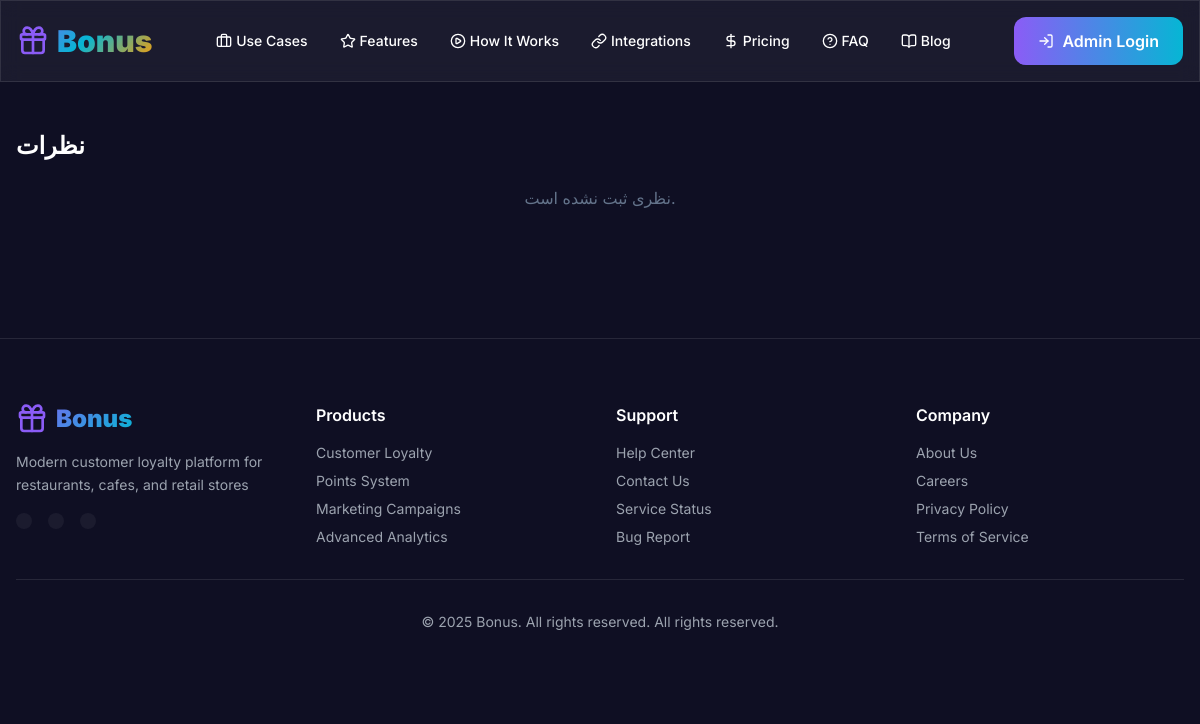
The app's page /partners/reviews/ (signed in), older data.
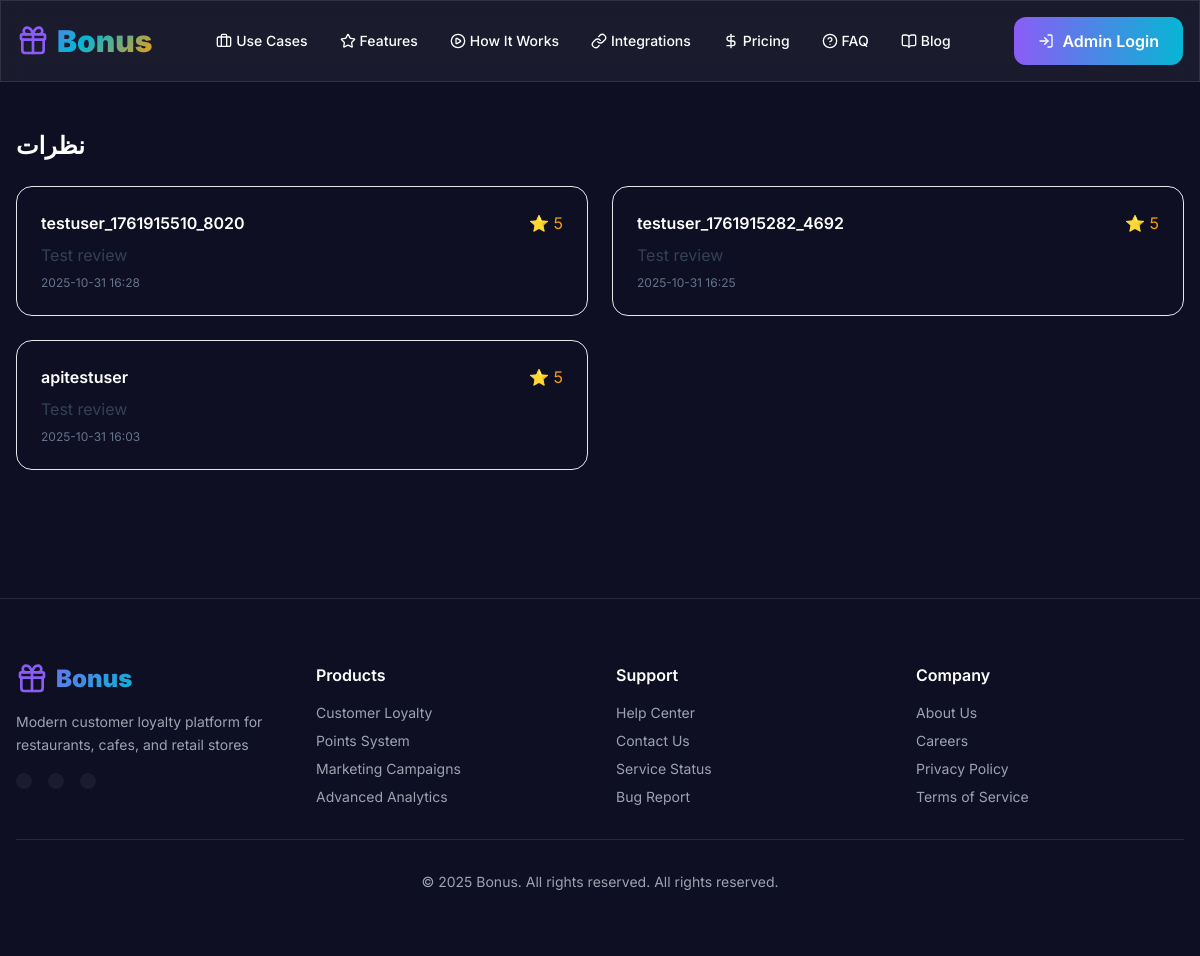
The same page, newer data.
### reviews/models.py (models this page shows, shortened)
class Review(models.Model):
    business = models.ForeignKey(Business, on_delete=models.CASCADE, related_name="reviews")
    customer = models.ForeignKey(Customer, on_delete=models.CASCADE, related_name="reviews")
    rating = models.PositiveSmallIntegerField()
    comment = models.TextField(blank=True)
    created_at = models.DateTimeField(auto_now_add=True)
    class Meta:
        unique_together = ("business", "customer")
        ordering = ("-created_at",)

### loyalty/models.py (models this page shows, shortened)
class Customer(models.Model):
    user = models.OneToOneField(settings.AUTH_USER_MODEL, on_delete=models.CASCADE)
    phone = models.CharField(max_length=32, blank=True)

### partners/views.py (the view)
# urls.py: path("reviews/", views.reviews_list, name="reviews_list"),
@login_required
def reviews_list(request):
    business = _get_active_business(request)
    reviews = Review.objects.filter(business=business).select_related("customer", "customer__user").order_by("-created_at") if business else []
    return render(request, "partners/reviews_list.html", {"business": business, "reviews": reviews})

### partners/views.py (called while the page is built)
def _get_active_business(request):
    business_id = request.session.get("active_business_id")
    if business_id:
        return Business.objects.filter(id=business_id, owner=request.user).first()
    return Business.objects.filter(owner=request.user).first()

### templates/partners/reviews_list.html (shortened to what this page needs)
{% extends 'base.html' %}
{% block content %}
<div class="max-w-7xl mx-auto px-4 py-12">
  <h1 class="text-2xl font-bold">نظرات</h1>
  <div class="mt-6 grid md:grid-cols-2 gap-6">
    {% for r in reviews %}
      <div class="p-6 rounded-2xl border">
        <div class="flex items-center justify-between">
          <div class="font-semibold">{{ r.customer.user.username }}</div>
          <div class="text-amber-500">⭐ {{ r.rating }}</div>
        </div>
        <div class="mt-2 text-slate-700">{{ r.comment }}</div>
        <div class="mt-2 text-xs text-slate-500">{{ r.created_at|date:'Y-m-d H:i' }}</div>
      </div>
    {% empty %}
      <div class="col-span-2 text-center text-slate-500">نظری ثبت نشده است.</div>
    {% endfor %}
  </div>
</div>
{% endblock %}

Row changes from the older to the newer data that the page shows:
added Review: customer.user.username "testuser_1761915510_8020", rating "5", comment "Test review", created_at "2025-10-31 16:28"
added Review: customer.user.username "testuser_1761915282_4692", rating "5", comment "Test review", created_at "2025-10-31 16:25"
added Review: customer.user.username "apitestuser", rating "5", comment "Test review", created_at "2025-10-31 16:03"
Text that changed along with them:
text no longer shown: "نظری ثبت نشده است."
